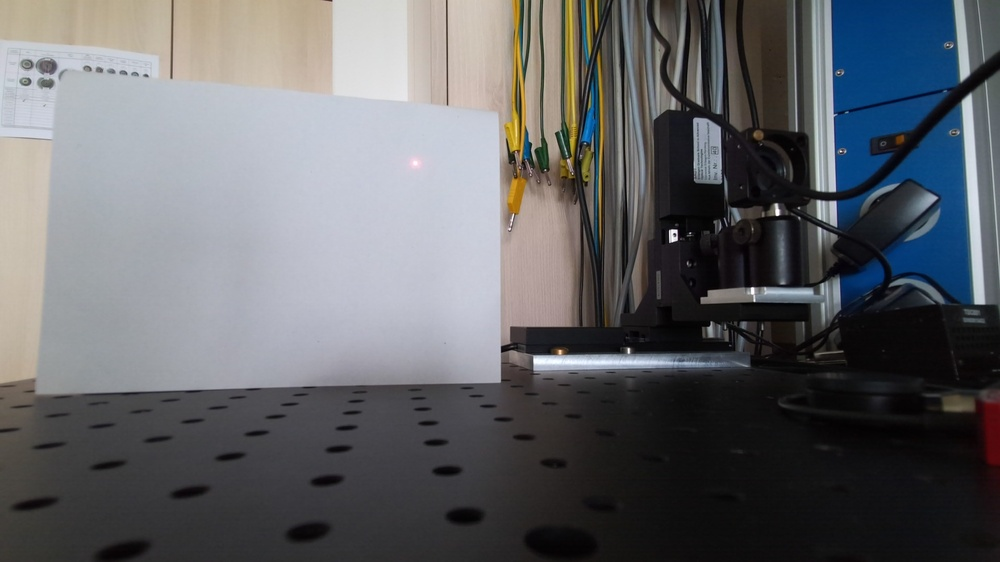
#> input picture test_images/laser_im.jpg, 1000 x 562 px, shrunk from 1920 x 1080 before the run, found by its file name
$ python red_circle_detector.py
#> lines starting #> are read from the running program, lines starting #| are printed output that depends on the picture; after the words box and inside, x2 and y2 are one past the last pixel; in counts of white or black regions, pixels touching at a corner belong together
"""
https://github.com/ChristophRahn/red-circle-detection/blob/master/red-circle-detection.py

https://colorizer.org/
"""

import numpy as np
import cv2


im = cv2.imread("test_images/laser_im.jpg")
#> im is the input picture: shape (562, 1000, 3); mean B, G, R 103.7, 100.2, 98.7

# Convert BGR to HSV

hsv = cv2.cvtColor(im, cv2.COLOR_BGR2HSV)
#> hsv: shape (562, 1000, 3); mean H, S, V 81.8, 40.5, 109.2

# define range of blue color in HSV
lower_red = np.array([160,20,150])
upper_red = np.array([180,255,255])

imgThreshHigh = cv2.inRange(hsv, lower_red, upper_red)
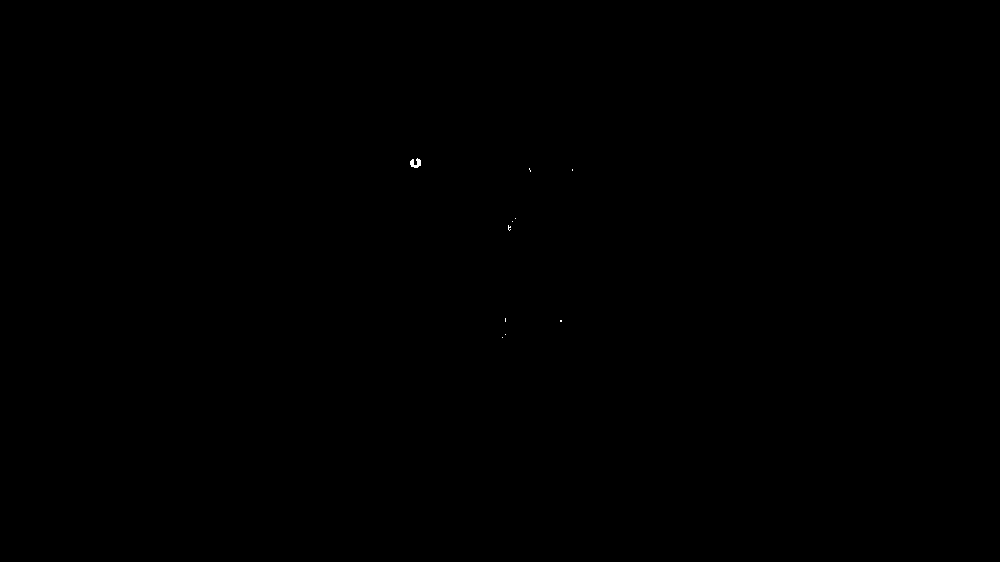
#> imgThreshHigh: shape (562, 1000); 0.02% white; 10 white regions (9 under 20 px), largest, box (x1, y1, x2, y2) and area: (410, 158, 421, 168) 69
thresh = imgThreshHigh.copy()

captured_frame_hsv_red = cv2.GaussianBlur(thresh, (5, 5), 2, 2)
# Use the Hough transform to detect circles in the image
circles = cv2.HoughCircles(captured_frame_hsv_red, cv2.HOUGH_GRADIENT, 1, captured_frame_hsv_red.shape[0] / 8, param1=100, param2=18, minRadius=5, maxRadius=60)
#> circles = None

# If we have extracted a circle, draw an outline
# We only need to detect one circle here, since there will only be one reference object
if circles is not None:
    circles = np.round(circles[0, :]).astype("int")
    cv2.circle(im, center=(circles[0, 0], circles[0, 1]), radius=circles[0, 2], color=(0, 255, 0), thickness=2)

# Display the resulting frame, quit with q
cv2.imshow('frame', im)


cv2.imshow('frame',im)
cv2.imshow('Object',thresh)
cv2.waitKey(0)
